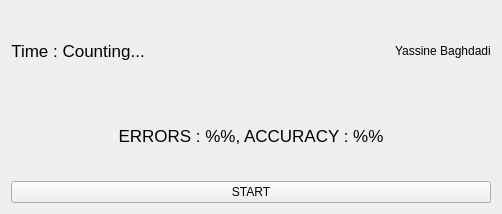
<?xml version="1.0" encoding="UTF-8"?>
<ui version="4.0">
 <class>Form</class>
 <widget class="QWidget" name="Form">
  <property name="geometry">
   <rect>
    <x>0</x>
    <y>0</y>
    <width>502</width>
    <height>214</height>
   </rect>
  </property>
  <property name="windowTitle">
   <string>Form</string>
  </property>
  <layout class="QVBoxLayout" name="verticalLayout_2">
   <item>
    <layout class="QHBoxLayout" name="horizontalLayout_2">
     <item>
      <widget class="QLabel" name="co">
       <property name="font">
        <font>
         <pointsize>13</pointsize>
        </font>
       </property>
       <property name="text">
        <string>Time : Counting...</string>
       </property>
       <property name="alignment">
        <set>Qt::AlignCenter</set>
       </property>
      </widget>
     </item>
     <item>
      <spacer name="horizontalSpacer">
       <property name="orientation">
        <enum>Qt::Horizontal</enum>
       </property>
       <property name="sizeHint" stdset="0">
        <size>
         <width>40</width>
         <height>20</height>
        </size>
       </property>
      </spacer>
     </item>
     <item>
      <widget class="QLabel" name="label">
       <property name="maximumSize">
        <size>
         <width>16777215</width>
         <height>16777215</height>
        </size>
       </property>
       <property name="text">
        <string>Yassine Baghdadi</string>
       </property>
      </widget>
     </item>
    </layout>
   </item>
   <item>
    <widget class="QLabel" name="err">
     <property name="font">
      <font>
       <pointsize>13</pointsize>
      </font>
     </property>
     <property name="text">
      <string>ERRORS : %%, ACCURACY : %%</string>
     </property>
     <property name="alignment">
      <set>Qt::AlignCenter</set>
     </property>
    </widget>
   </item>
   <item>
    <layout class="QHBoxLayout" name="horizontalLayout">
     <item>
      <widget class="QPushButton" name="start">
       <property name="text">
        <string>START</string>
       </property>
      </widget>
     </item>
    </layout>
   </item>
  </layout>
 </widget>
 <resources/>
 <connections/>
</ui>
